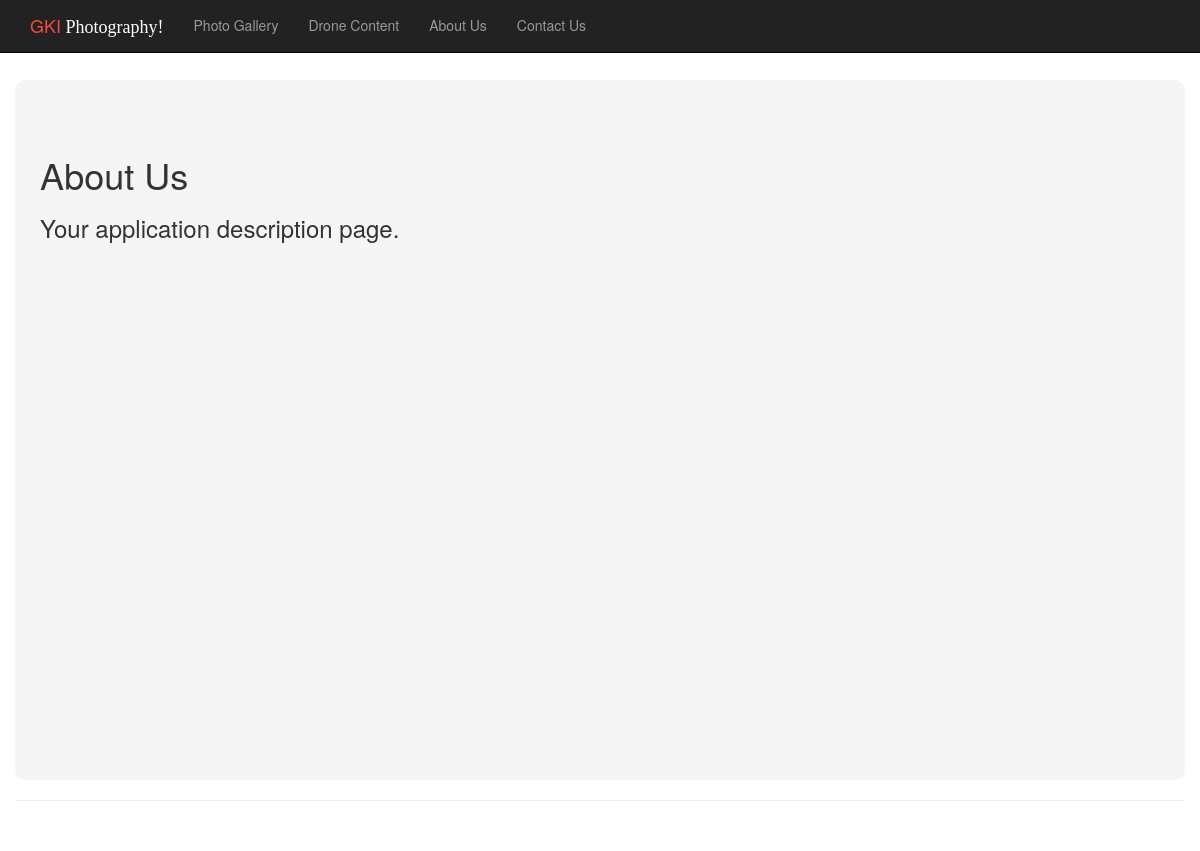
Page /about/ on the earlier database version.
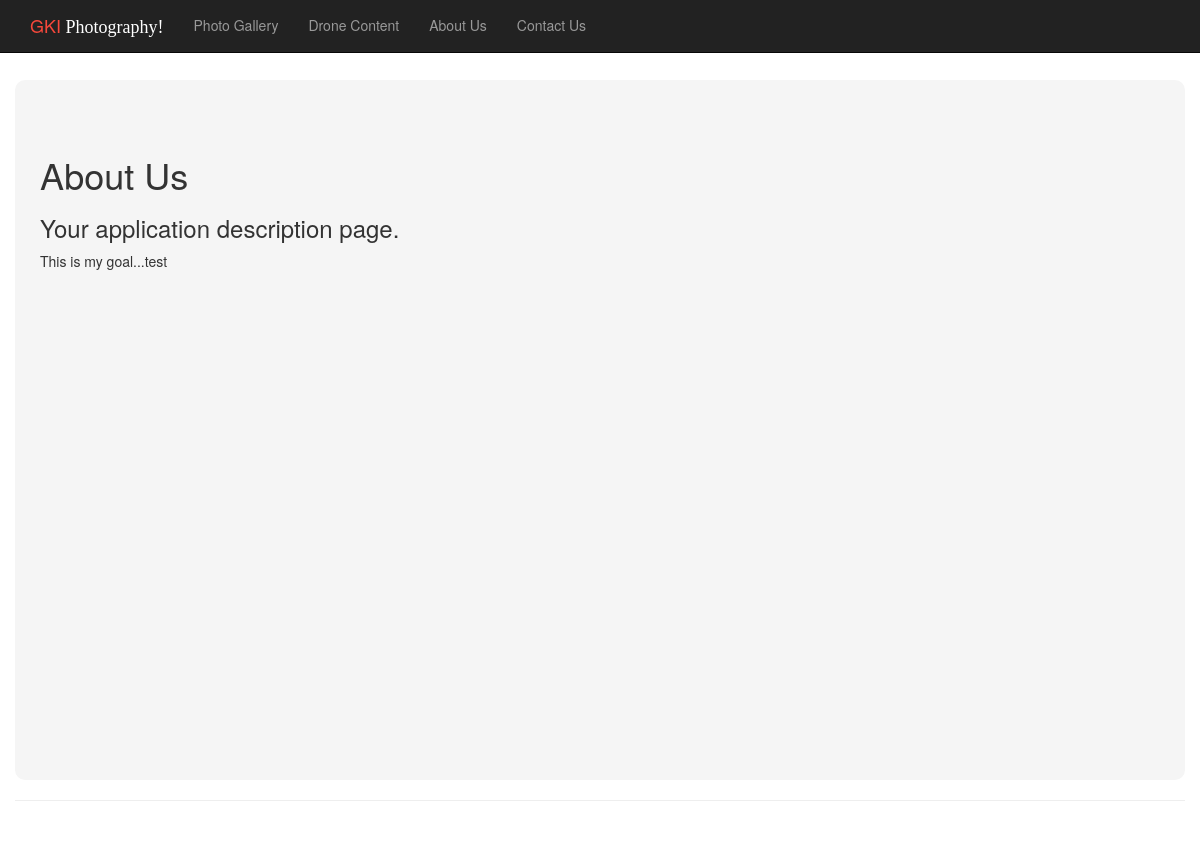
Same page on the later database version.
### app/models.py (models this page shows)
class AboutUs(models.Model):
    aboutUs = models.TextField()

### app/views.py (the view)
# urls.py: path('about/', views.about, name='about'),
def about(request):
    assert isinstance(request, HttpRequest)
    Description = models.AboutUs.objects.all()
    return render(
        request,
        'app/about.html',
        {
            'title':'About',
            'message':'Your application description page.',
            'year':datetime.now().year,
            'Description': Description
        }
    )

### app/templates/app/about.html
{% extends "app/layout.html" %}
{% block content %}
<div id="aboutBodyContent">
<h1 id="aboutTittle" class="aboutPadding">About Us</h1>
<h3 class="aboutPadding">{{ message }}</h3>
    {% for i in Description %}
            <p class="aboutPadding">{{ i.aboutUs }}</p>
            {% endfor %}
</div>
{% endblock %}

### app/templates/app/layout.html (shortened to what this page needs)
﻿<!DOCTYPE html>
<html>
<head>
    {% load staticfiles %}
    <link rel="stylesheet" type="text/css" href="{% static 'app/content/bootstrap.min.css' %}" />
    <link rel="stylesheet" type="text/css" href="{% static 'app/content/site.css' %}" />
</head>
<body id="bodyId">
    <div class="navbar navbar-inverse navbar-fixed-top">
        <div class="container">
            <div class="navbar-header">
                <a href="/" class="navbar-brand"><span class="gkiSmall">GKI</span><span class="photographySmall"> Photography!</span></a>
            </div>
            <div class="navbar-collapse collapse">
                <ul class="nav navbar-nav">
                    <li><a href="{% url 'Portfolio' %}">Photo Gallery</a></li>
                    <li><a href="{% url 'Drone' %}">Drone Content</a></li>
                    <li><a href="{% url 'about' %}">About Us</a></li>
                    <li><a href="{% url 'contact' %}">Contact Us</a></li>
                </ul>
            </div>
        </div>
    </div>
    <div class="body-content">
{% block content %}{% endblock %}
        <hr/>
        <footer>
            <p>&copy; {{ year }} - GKI photography</p>
        </footer>
    </div>
</body>
</html>

### app/static/app/content/site.css (style rules this page uses)
body { background: url(../Assets/camera-820018_1920-2.jpg)no-repeat center center fixed; }
footer { color:white; }
.body-content { padding-top:40px; padding-left: 15px; padding-right: 15px; }
.gkiSmall { color: #f7483b; }
.photographySmall { font-family: 'Script MT'; font-weight: bolder; font-weight: lighter; color:white; }
#aboutBodyContent { background-color: whitesmoke; min-height: 700px; border-radius: 10px 10px 10px 10px; }
#aboutTittle { padding-top:75px; }
.aboutPadding { padding-left:25px; }

Differences in the rows shown:
added AboutUs: aboutUs "This is my goal...test"
